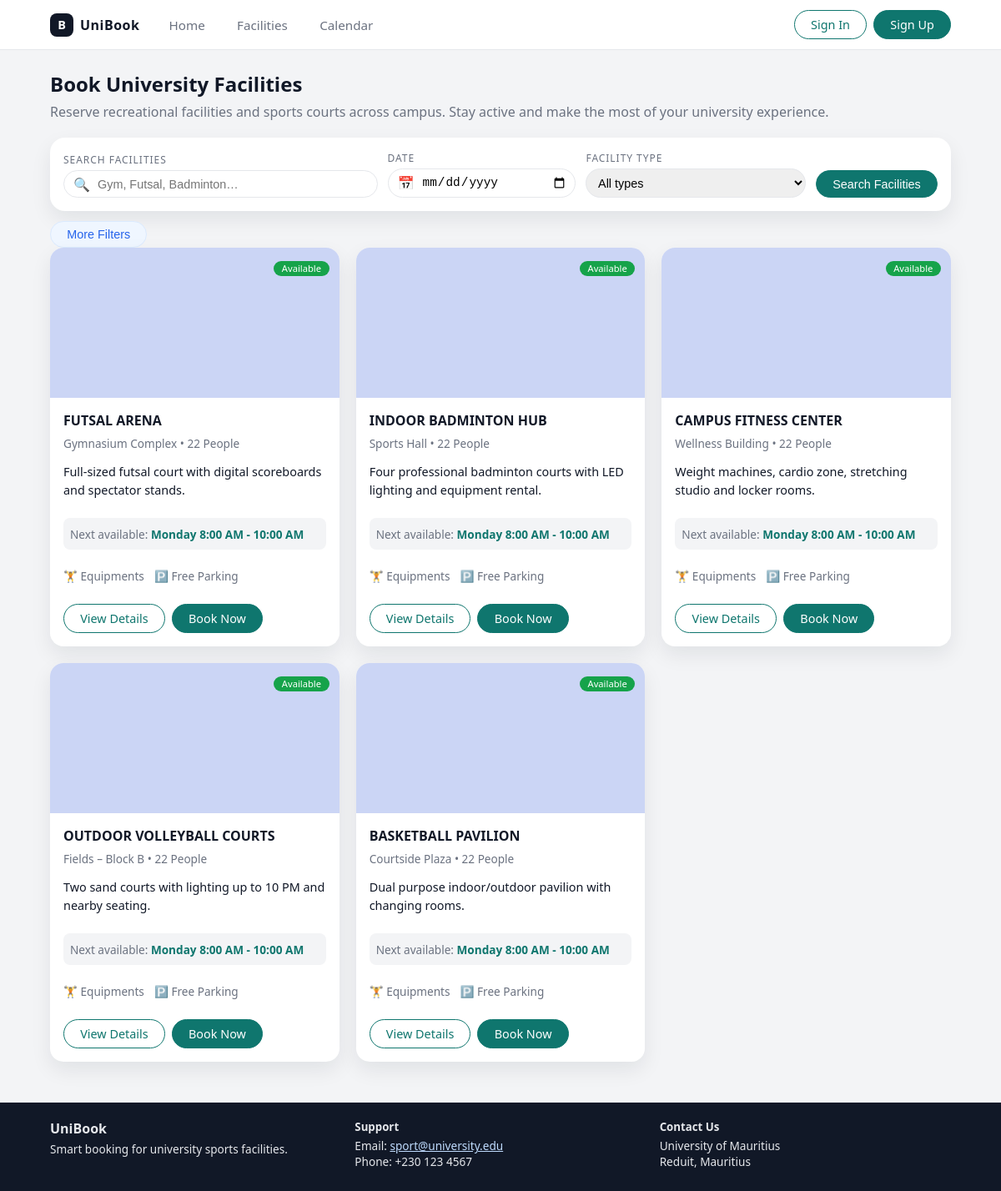
The page /facilities/ on the database as committed earlier.
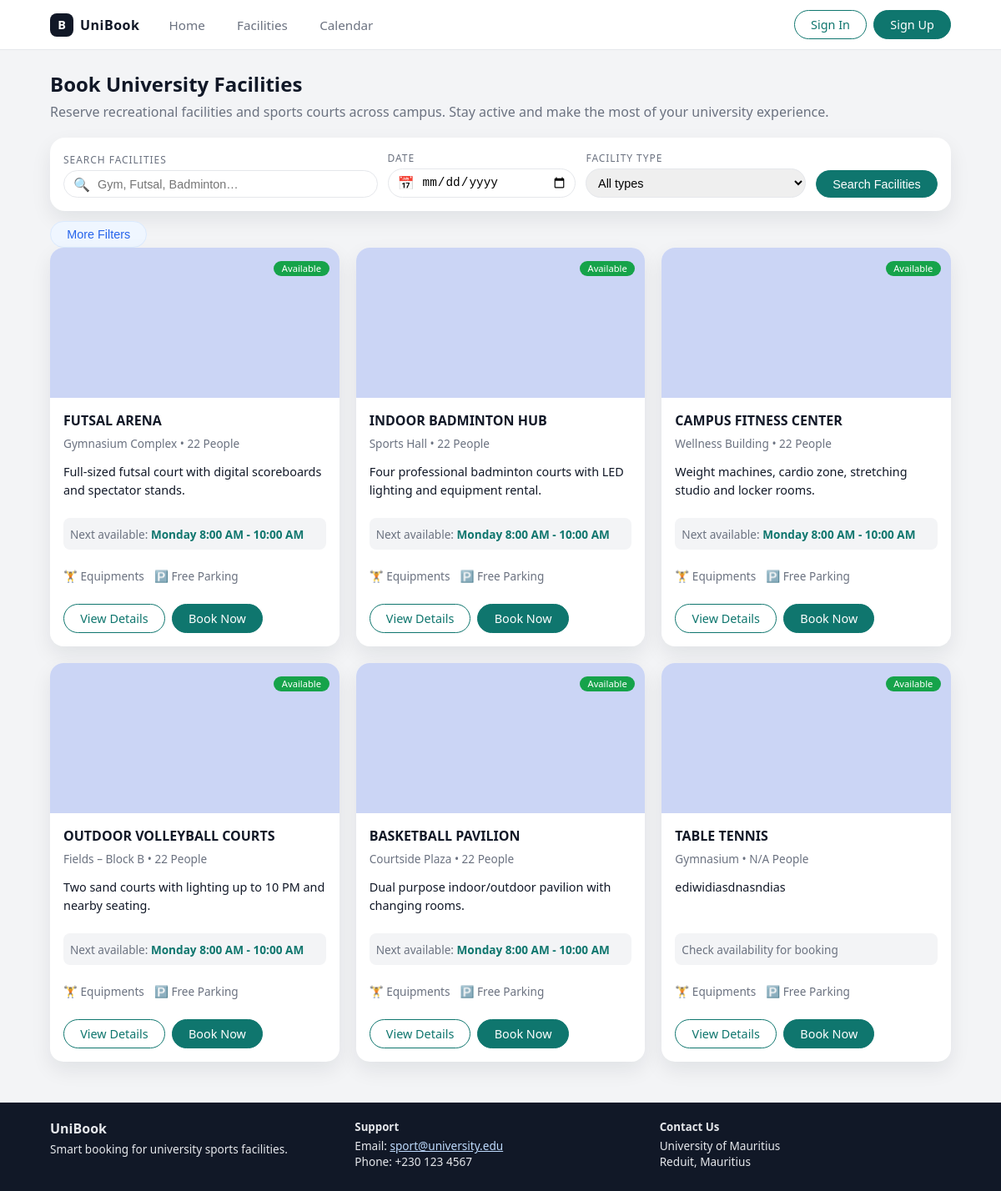
The same page on the database as committed later.
### booking_sys/models.py (models this page shows, shortened)
class Facility(models.Model):
    FACILITY_TYPES = [
        ('sports', 'Sports'),
        ('recreation', 'Recreation'),
        ('academic', 'Academic'),
        ('other', 'Other'),
    ]
    FACILITY_STATUS = [
        ('available', 'Available'),
        ('maintenance', 'Under Maintenance'),
        ('closed', 'Closed'),
    ]
    facility_id = models.UUIDField(primary_key=True, default=uuid.uuid4, editable=False)
    facility_name = models.CharField(max_length=200)
    facility_type = models.CharField(max_length=20, choices=FACILITY_TYPES)
    location = models.CharField(max_length=300)
    description = models.TextField(blank=True)
    facility_status = models.CharField(max_length=20, choices=FACILITY_STATUS, default='available')

class Slot(models.Model):
    SLOT_TYPES = [
        ('regular', 'Regular'),
        ('peak', 'Peak Hours'),
        ('off_peak', 'Off-Peak'),
    ]
    SLOT_STATUS = [
        ('available', 'Available'),
        ('booked', 'Booked'),
        ('blocked', 'Blocked'),
    ]
    slot_id = models.UUIDField(primary_key=True, default=uuid.uuid4, editable=False)
    court = models.ForeignKey(Court, on_delete=models.CASCADE, related_name='slots')
    day_of_week = models.IntegerField(choices=Availability.DAYS_OF_WEEK)
    start_time = models.TimeField()
    end_time = models.TimeField()
    slot_type = models.CharField(max_length=10, choices=SLOT_TYPES, default='regular')
    slot_status = models.CharField(max_length=20, choices=SLOT_STATUS, default='available')

### booking_sys/views.py (the view)
# urls.py: path('facilities/', views.facilities, name='facilities'),
def facilities(request):
    if request.method == 'GET':
        facility_type = request.GET.get('type', '')
        facilities_list = Facility.objects.all()
        if facility_type:
            facilities_list = facilities_list.filter(facility_type=facility_type)
        facilities_with_slots = []
        for facility in facilities_list:
            courts = Court.objects.filter(facility=facility, court_status='available')
            next_slot = None
            if courts.exists():
                slots = Slot.objects.filter(
                    court__in=courts,
                    slot_status='available'
                ).order_by('day_of_week', 'start_time').first()
                if slots:
                    next_slot = slots
            total_capacity = sum(court.capacity for court in courts) if courts.exists() else 0
            facilities_with_slots.append({
                'facility': facility,
                'next_slot': next_slot,
                'capacity': total_capacity,
                'courts_count': courts.count()
            })
        return render(request, 'facilities.html', {
            'facilities_data': facilities_with_slots,
            'selected_type': facility_type
        })
    return HttpResponse(status=405)

### booking_sys/templates/facilities.html (shortened to what the changed rows need)
{% extends 'base.html' %}
{% block content %}
<section class="section">
  <div class="section-header">
    <h1>Book University Facilities</h1>
  </div>
  <div class="card-grid facilities-grid">
    {% if facilities_data %}
      {% for item in facilities_data %}
        {% with facility=item.facility next_slot=item.next_slot capacity=item.capacity %}
          <article class="facility-card">
            <div class="facility-image-wrapper">
              <div class="facility-image {{ facility.facility_type }}-bg"></div>
              <div class="facility-badge-overlay">
                {% if facility.facility_status == 'available' %}
                  <span class="badge badge-available">Available</span>
                {% elif facility.facility_status == 'maintenance' %}
                  <span class="badge badge-soon">Soon Available</span>
                {% else %}
                  <span class="badge badge-unavailable">Unavailable</span>
                {% endif %}
              </div>
            </div>
            <div class="facility-body">
              <div class="facility-header">
                <h3>{{ facility.facility_name|upper }}</h3>
              </div>
              <p class="facility-meta">{{ facility.location }} • {{ capacity|default:"N/A" }} People</p>
              <p class="facility-text">
                {{ facility.description|default:"A well-maintained facility for your sports and recreation needs."|truncatewords:20 }}
              </p>
              {% if next_slot %}
                <div class="facility-availability">
                  <span style="font-size: 0.85rem; color: var(--text-muted);">
                    Next available:
                    <strong style="color: var(--primary);">
                      {% if next_slot.day_of_week == 0 %}Monday{% elif next_slot.day_of_week == 1 %}Tuesday{% elif next_slot.day_of_week == 2 %}Wednesday{% elif next_slot.day_of_week == 3 %}Thursday{% elif next_slot.day_of_week == 4 %}Friday{% elif next_slot.day_of_week == 5 %}Saturday{% else %}Sunday{% endif %} {{ next_slot.start_time|time:"g:i A" }} - {{ next_slot.end_time|time:"g:i A" }}
                    </strong>
                  </span>
                </div>
              {% else %}
                <div class="facility-availability">
                  <span style="font-size: 0.85rem; color: var(--text-muted);">
                    Check availability for booking
                  </span>
                </div>
              {% endif %}
              <div class="facility-features">
                <span class="feature-icon">🏋️ Equipments</span>
                <span class="feature-icon">🅿️ Free Parking</span>
              </div>
              <div class="facility-actions">
                <a href="{% url 'booking_sys:facility_detail' facility.facility_name|slugify %}" class="btn btn-outline">View Details</a>
                {% if facility.facility_status == 'available' %}
                  <a href="{% url 'booking_sys:facility_detail' facility.facility_name|slugify %}" class="btn btn-primary">Book Now</a>
                {% else %}
                  <button class="btn btn-disabled" disabled>Unavailable</button>
                {% endif %}
              </div>
            </div>
          </article>
        {% endwith %}
      {% endfor %}
    {% else %}
      <div style="grid-column: 1 / -1; text-align: center; padding: 2rem;">
        <p>No facilities available at the moment. Please check back later.</p>
      </div>
    {% endif %}
  </div>
</section>
{% endblock %}

Rows that differ between the two databases and show on the page:
added Facility: facility_status "Available", facility.facility_name "TABLE TENNIS", facility.location "Gymnasium", capacity "N/A", facility.description "ediwidiasdnasndias", shows "Check availability for booking"
